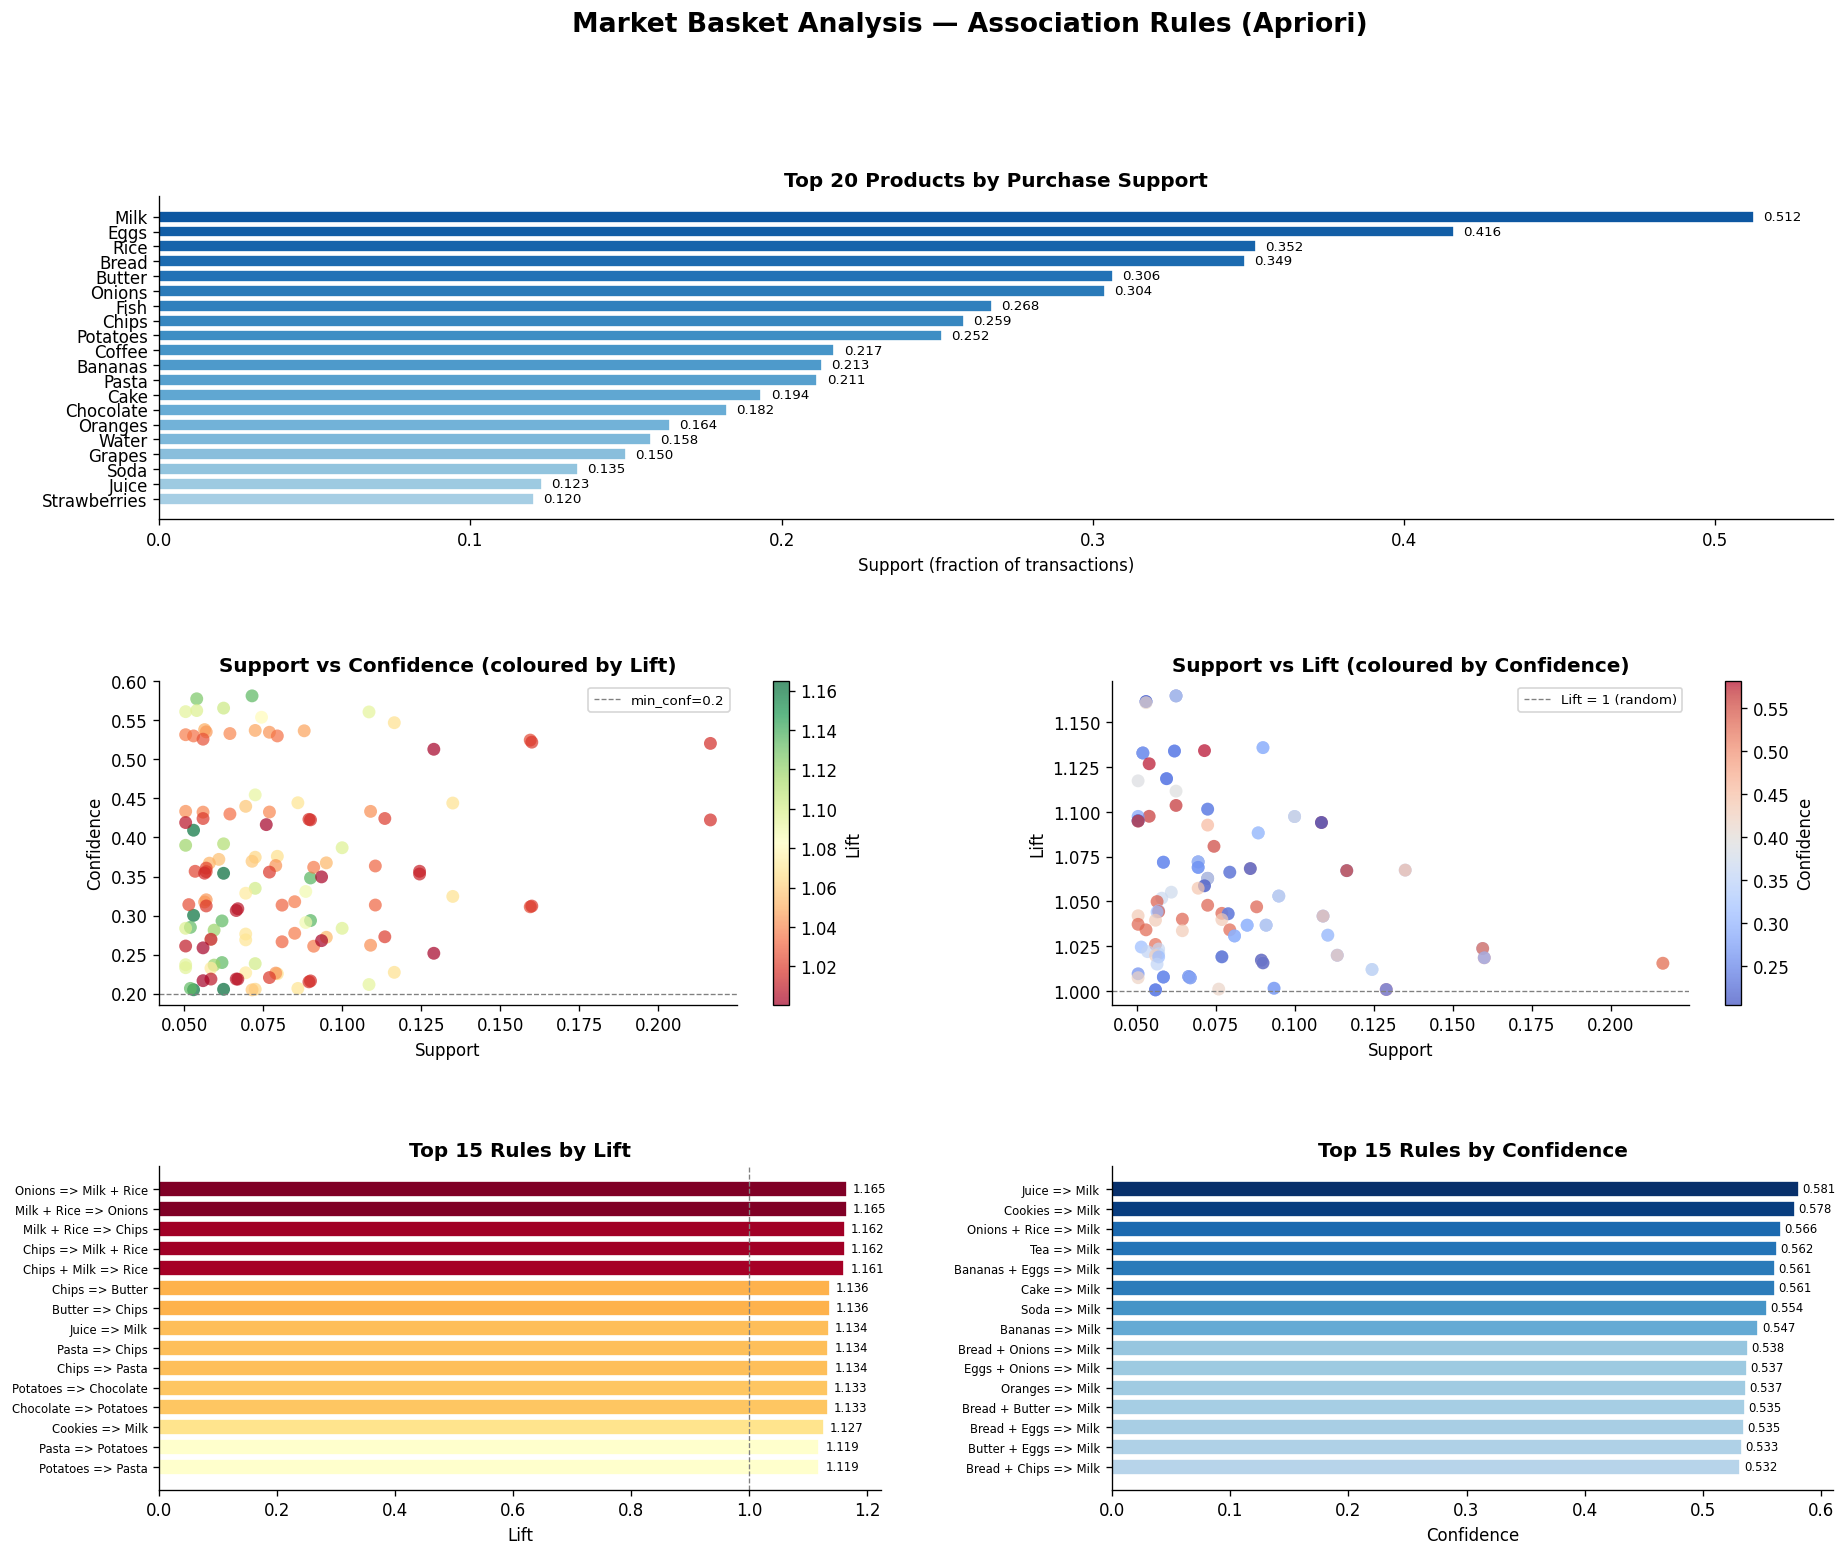

Write the Python code that produced this figure.
import sys
import io

sys.stdout = io.TextIOWrapper(sys.stdout.buffer, encoding="utf-8", errors="replace")

import numpy as np
import pandas as pd
import matplotlib
matplotlib.use("Agg")
import matplotlib.pyplot as plt
import matplotlib.gridspec as gridspec
import warnings
warnings.filterwarnings("ignore")

try:
    from mlxtend.frequent_patterns import apriori, association_rules
    from mlxtend.preprocessing import TransactionEncoder
except ImportError:
    print("[ERROR] mlxtend not found.")
    print("        Run: pip install mlxtend")
    sys.exit(1)

plt.rcParams.update({
    "figure.dpi": 120,
    "axes.spines.top": False,
    "axes.spines.right": False,
})

print("=" * 65)
print("  GROWFINIX ML INTERNSHIP - Task 4: Market Basket Analysis")
print("=" * 65)

print("\n[STEP 1] Generating supermarket transaction dataset ...")

np.random.seed(42)
N_TRANSACTIONS = 2000

products = [
    "Bread", "Butter", "Milk", "Eggs", "Cheese",
    "Yogurt", "Chicken", "Fish", "Rice", "Pasta",
    "Tomatoes", "Onions", "Potatoes", "Lettuce", "Carrots",
    "Apples", "Bananas", "Oranges", "Grapes", "Strawberries",
    "Coffee", "Tea", "Juice", "Soda", "Water",
    "Chips", "Cookies", "Chocolate", "Cake", "Soap",
]

def make_basket_probs():
    probs = np.random.uniform(0.05, 0.30, len(products))
    probs[products.index("Bread")]       *= 2.5
    probs[products.index("Milk")]        *= 2.2
    probs[products.index("Eggs")]        *= 2.0
    probs[products.index("Bananas")]     *= 1.8
    probs[products.index("Rice")]        *= 1.7
    return np.clip(probs, 0.05, 0.70)

base_probs = make_basket_probs()

def generate_basket(probs):
    chosen = [p for p, prob in zip(products, probs) if np.random.random() < prob]
    if not chosen:
        chosen = [np.random.choice(products)]
    return chosen

raw_transactions = []
for i in range(N_TRANSACTIONS):
    basket = generate_basket(base_probs)
    raw_transactions.append(basket)

df_raw = pd.DataFrame({
    "TransactionID": [f"T{i+1:04d}" for i in range(N_TRANSACTIONS)],
    "Items":         [", ".join(b) for b in raw_transactions],
})

print(f"  [OK] Dataset generated -> {df_raw.shape[0]} transactions, {len(products)} products")
print(f"\n  First 5 transactions:")
print(df_raw.head(5).to_string(index=False))

print("\n[STEP 2] Inspecting the dataset ...")

basket_sizes = [len(b) for b in raw_transactions]
print(f"\n  Total transactions  : {len(df_raw):,}")
print(f"  Unique products     : {len(products)}")
print(f"  Avg items per basket: {np.mean(basket_sizes):.2f}")
print(f"  Min items in basket : {min(basket_sizes)}")
print(f"  Max items in basket : {max(basket_sizes)}")
print(f"\n  Column dtypes:\n{df_raw.dtypes.to_string()}")
print(f"\n  Missing values : {df_raw.isnull().sum().sum()}")
print(f"  Duplicate rows : {df_raw.duplicated().sum()}")

print("\n[STEP 3] Cleaning the transaction data ...")

before = len(df_raw)
df_raw.drop_duplicates(inplace=True)
print(f"  Duplicate rows removed : {before - len(df_raw)}")

missing = df_raw.isnull().sum().sum()
if missing > 0:
    df_raw.dropna(inplace=True)
    print(f"  Rows with NaN dropped  : {missing}")
else:
    print("  No missing values found.")

df_raw["Items"] = df_raw["Items"].str.strip()
df_raw = df_raw[df_raw["Items"].str.len() > 0]
print(f"  [OK] Data is clean. Transactions remaining: {len(df_raw):,}")

print("\n[STEP 4] Preparing transaction data for market basket analysis ...")

transactions = [row.split(", ") for row in df_raw["Items"]]
transactions = [[item.strip() for item in basket if item.strip()] for basket in transactions]

item_counts = {}
for basket in transactions:
    for item in basket:
        item_counts[item] = item_counts.get(item, 0) + 1

item_freq = pd.Series(item_counts).sort_values(ascending=False)
print(f"\n  Top 15 most purchased products:")
print(f"  {'Product':<15} {'Count':>8} {'Support %':>10}")
print(f"  {'-'*38}")
for item, count in item_freq.head(15).items():
    supp = count / len(transactions) * 100
    print(f"  {item:<15} {count:>8,} {supp:>9.2f}%")

print("\n[STEP 5] Converting to binary (one-hot encoded) format ...")

te     = TransactionEncoder()
te_arr = te.fit(transactions).transform(transactions)
df_enc = pd.DataFrame(te_arr, columns=te.columns_)

print(f"  [OK] Encoded matrix shape: {df_enc.shape}")
print(f"  Columns (products): {list(df_enc.columns)}")
print(f"\n  Sample (first 3 rows, first 8 columns):")
print(df_enc.iloc[:3, :8].to_string())
print(f"\n  Item purchase rates (support):")
item_support = df_enc.mean().sort_values(ascending=False)
print(f"  {'Product':<15} {'Support':>8}")
print(f"  {'-'*26}")
for item, supp in item_support.head(10).items():
    print(f"  {item:<15} {supp:>8.4f}  ({supp*100:.2f}%)")

MIN_SUPPORT    = 0.05
MIN_CONFIDENCE = 0.20
MIN_LIFT       = 1.0

print(f"\n[STEP 6] Running Apriori algorithm ...")
print(f"  min_support    : {MIN_SUPPORT}  ({MIN_SUPPORT*100:.0f}% of transactions)")
print(f"  min_confidence : {MIN_CONFIDENCE} (for rules — Step 7)")
print(f"  min_lift       : {MIN_LIFT} (for rule filtering — Step 7)")

frequent_itemsets = apriori(
    df_enc,
    min_support=MIN_SUPPORT,
    use_colnames=True,
    max_len=4,
)
frequent_itemsets["length"] = frequent_itemsets["itemsets"].apply(len)
frequent_itemsets = frequent_itemsets.sort_values("support", ascending=False).reset_index(drop=True)

n_1 = len(frequent_itemsets[frequent_itemsets["length"] == 1])
n_2 = len(frequent_itemsets[frequent_itemsets["length"] == 2])
n_3 = len(frequent_itemsets[frequent_itemsets["length"] == 3])
n_4 = len(frequent_itemsets[frequent_itemsets["length"] >= 4])

print(f"\n  Frequent itemsets found : {len(frequent_itemsets):,}")
print(f"  Single-item  (1): {n_1}")
print(f"  Two-item     (2): {n_2}")
print(f"  Three-item   (3): {n_3}")
print(f"  Four-item+  (4+): {n_4}")

print(f"\n  Top 15 frequent itemsets by support:")
print(f"  {'Itemset':<40} {'Support':>8} {'Length':>7}")
print(f"  {'-'*58}")
for _, row in frequent_itemsets.head(15).iterrows():
    items_str = " + ".join(sorted(row["itemsets"]))
    print(f"  {items_str:<40} {row['support']:>8.4f} {row['length']:>7}")

print(f"\n[STEP 7] Generating association rules (metric=lift, min_threshold={MIN_LIFT}) ...")

rules = association_rules(
    frequent_itemsets,
    metric="lift",
    min_threshold=MIN_LIFT,
)

rules = rules[rules["confidence"] >= MIN_CONFIDENCE].copy()
rules = rules.sort_values("lift", ascending=False).reset_index(drop=True)

print(f"  [OK] Association rules generated: {len(rules):,}")

print("\n[STEP 8] Support, Confidence, and Lift — statistics overview ...")

print(f"\n  Metric       {'Min':>8} {'Mean':>8} {'Max':>8}")
print(f"  {'-'*38}")
for metric in ["support", "confidence", "lift"]:
    print(f"  {metric.capitalize():<12} "
          f"{rules[metric].min():>8.4f} "
          f"{rules[metric].mean():>8.4f} "
          f"{rules[metric].max():>8.4f}")

print(f"\n  Top 20 rules by LIFT  (sorted highest → lowest):")
print(f"  {'#':<3} {'Antecedent':<25} {'Consequent':<20} "
      f"{'Support':>9} {'Conf':>7} {'Lift':>7}")
print(f"  {'-'*75}")
for i, row in rules.head(20).iterrows():
    ant = " + ".join(sorted(row["antecedents"]))
    con = " + ".join(sorted(row["consequents"]))
    print(f"  {i+1:<3} {ant:<25} {con:<20} "
          f"{row['support']:>9.4f} {row['confidence']:>7.4f} {row['lift']:>7.4f}")

print("\n" + "=" * 65)
print("  STEP 9 — Product Relationships & Purchasing Patterns")
print("=" * 65)

strong_rules = rules[(rules["lift"] >= 1.5) & (rules["confidence"] >= 0.35)].copy()
print(f"\n  STRONG rules (lift >= 1.5 AND confidence >= 35%) : {len(strong_rules)}")

if len(strong_rules) > 0:
    print(f"\n  Strong association rules:")
    print(f"  {'Antecedent':<25} => {'Consequent':<20} "
          f"{'Support':>9} {'Conf':>7} {'Lift':>7}")
    print(f"  {'-'*72}")
    for _, row in strong_rules.head(15).iterrows():
        ant = " + ".join(sorted(row["antecedents"]))
        con = " + ".join(sorted(row["consequents"]))
        print(f"  {ant:<25} => {con:<20} "
              f"{row['support']:>9.4f} {row['confidence']:>7.4f} {row['lift']:>7.4f}")

top1_rule = rules.iloc[0]
print(f"\n  Top product pair by lift:")
ant = " + ".join(sorted(top1_rule["antecedents"]))
con = " + ".join(sorted(top1_rule["consequents"]))
print(f"  '{ant}'  =>  '{con}'")
print(f"  Support    : {top1_rule['support']:.4f}  ({top1_rule['support']*100:.2f}% of all transactions)")
print(f"  Confidence : {top1_rule['confidence']:.4f}  ({top1_rule['confidence']*100:.2f}%)")
print(f"  Lift       : {top1_rule['lift']:.4f}  (customers buying '{ant}' are "
      f"{top1_rule['lift']:.1f}x more likely to also buy '{con}')")

print(f"\n  High-confidence rules (conf >= 40%):")
high_conf = rules[rules["confidence"] >= 0.40].sort_values("confidence", ascending=False)
if len(high_conf) > 0:
    print(f"  {'Antecedent':<25} => {'Consequent':<20} {'Conf':>7} {'Lift':>7}")
    print(f"  {'-'*65}")
    for _, row in high_conf.head(10).iterrows():
        ant = " + ".join(sorted(row["antecedents"]))
        con = " + ".join(sorted(row["consequents"]))
        print(f"  {ant:<25} => {con:<20} {row['confidence']:>7.4f} {row['lift']:>7.4f}")
else:
    print("  None found at this threshold.")

print(f"\n  Rules by number of antecedent items:")
for length in [1, 2, 3]:
    subset = rules[rules["antecedents"].apply(len) == length]
    print(f"  {length}-item antecedents : {len(subset):>4} rules")

print("\n[STEP 10] Generating visualisations ...")

fig = plt.figure(figsize=(18, 14))
fig.suptitle("Market Basket Analysis — Association Rules (Apriori)",
             fontsize=16, fontweight="bold", y=0.99)
gs = gridspec.GridSpec(3, 2, figure=fig, hspace=0.50, wspace=0.32)

ax1 = fig.add_subplot(gs[0, :])
top_items = item_support.head(20)
colors = plt.cm.Blues(np.linspace(0.35, 0.85, len(top_items)))[::-1]
bars = ax1.barh(top_items.index[::-1], top_items.values[::-1], color=colors[::-1], edgecolor="white")
ax1.set_title("Top 20 Products by Purchase Support", fontweight="bold")
ax1.set_xlabel("Support (fraction of transactions)")
for bar, val in zip(bars, top_items.values[::-1]):
    ax1.text(bar.get_width() + 0.003, bar.get_y() + bar.get_height() / 2,
             f"{val:.3f}", va="center", fontsize=8)

ax2 = fig.add_subplot(gs[1, 0])
sc = ax2.scatter(rules["support"], rules["confidence"],
                 c=rules["lift"], cmap="RdYlGn", alpha=0.7,
                 s=60, edgecolors="none")
plt.colorbar(sc, ax=ax2, label="Lift")
ax2.set_title("Support vs Confidence (coloured by Lift)", fontweight="bold")
ax2.set_xlabel("Support")
ax2.set_ylabel("Confidence")
ax2.axhline(MIN_CONFIDENCE, color="gray", linestyle="--", linewidth=0.8, label=f"min_conf={MIN_CONFIDENCE}")
ax2.legend(fontsize=8)

ax3 = fig.add_subplot(gs[1, 1])
sc2 = ax3.scatter(rules["support"], rules["lift"],
                  c=rules["confidence"], cmap="coolwarm", alpha=0.7,
                  s=60, edgecolors="none")
plt.colorbar(sc2, ax=ax3, label="Confidence")
ax3.set_title("Support vs Lift (coloured by Confidence)", fontweight="bold")
ax3.set_xlabel("Support")
ax3.set_ylabel("Lift")
ax3.axhline(1.0, color="gray", linestyle="--", linewidth=0.8, label="Lift = 1 (random)")
ax3.legend(fontsize=8)

ax4 = fig.add_subplot(gs[2, 0])
top_rules = rules.head(15).copy()
rule_labels = [
    f"{' + '.join(sorted(r['antecedents']))} => {' + '.join(sorted(r['consequents']))}"
    for _, r in top_rules.iterrows()
]
short_labels = [l[:35] + "..." if len(l) > 35 else l for l in rule_labels]
colors_lift = plt.cm.YlOrRd(
    (top_rules["lift"].values - top_rules["lift"].min()) /
    (top_rules["lift"].max() - top_rules["lift"].min() + 1e-9)
)
bars4 = ax4.barh(range(len(top_rules))[::-1], top_rules["lift"].values,
                 color=colors_lift, edgecolor="white")
ax4.set_yticks(range(len(top_rules))[::-1])
ax4.set_yticklabels(short_labels, fontsize=7)
ax4.set_title("Top 15 Rules by Lift", fontweight="bold")
ax4.set_xlabel("Lift")
ax4.axvline(1.0, color="gray", linestyle="--", linewidth=0.8)
for bar, val in zip(bars4, top_rules["lift"].values):
    ax4.text(bar.get_width() + 0.01, bar.get_y() + bar.get_height() / 2,
             f"{val:.3f}", va="center", fontsize=7)

ax5 = fig.add_subplot(gs[2, 1])
top_conf_rules = rules.nlargest(15, "confidence").copy()
conf_labels = [
    f"{' + '.join(sorted(r['antecedents']))} => {' + '.join(sorted(r['consequents']))}"
    for _, r in top_conf_rules.iterrows()
]
short_conf = [l[:35] + "..." if len(l) > 35 else l for l in conf_labels]
colors_conf = plt.cm.Blues(
    (top_conf_rules["confidence"].values - top_conf_rules["confidence"].min()) /
    (top_conf_rules["confidence"].max() - top_conf_rules["confidence"].min() + 1e-9) * 0.7 + 0.3
)
ax5.barh(range(len(top_conf_rules))[::-1], top_conf_rules["confidence"].values,
         color=colors_conf, edgecolor="white")
ax5.set_yticks(range(len(top_conf_rules))[::-1])
ax5.set_yticklabels(short_conf, fontsize=7)
ax5.set_title("Top 15 Rules by Confidence", fontweight="bold")
ax5.set_xlabel("Confidence")
for i, val in enumerate(top_conf_rules["confidence"].values):
    ax5.text(val + 0.003, len(top_conf_rules) - 1 - i,
             f"{val:.3f}", va="center", fontsize=7)

plt.savefig("market_basket_analysis.png", bbox_inches="tight")
print("  [OK] Main plots saved to 'market_basket_analysis.png'")
plt.close()

fig2, axes2 = plt.subplots(1, 2, figsize=(16, 6))
fig2.suptitle("Market Basket Analysis — Itemset Size Distribution & Metric Heatmap",
              fontsize=13, fontweight="bold")

ax_left = axes2[0]
size_counts = frequent_itemsets["length"].value_counts().sort_index()
ax_left.bar(size_counts.index.astype(str), size_counts.values,
            color=["#2196F3", "#4CAF50", "#FF9800", "#F44336"][:len(size_counts)],
            edgecolor="white")
ax_left.set_title("Frequent Itemsets by Size", fontweight="bold")
ax_left.set_xlabel("Number of items in itemset")
ax_left.set_ylabel("Count")
for x, y in zip(size_counts.index.astype(str), size_counts.values):
    ax_left.text(x, y + 0.5, str(y), ha="center", fontweight="bold")

ax_right = axes2[1]
top20 = rules.head(20).copy().reset_index(drop=True)
heat_data = top20[["support", "confidence", "lift"]].copy()
heat_data["lift"] = heat_data["lift"] / heat_data["lift"].max()
rule_strs_short = [
    f"{' + '.join(sorted(r['antecedents'])[:1])}=>{' + '.join(sorted(r['consequents'])[:1])}"
    for _, r in top20.iterrows()
]
import seaborn as sns
sns.heatmap(heat_data.T, ax=ax_right, cmap="YlOrRd", annot=False,
            yticklabels=["Support", "Confidence", "Lift (norm)"],
            xticklabels=[f"R{i+1}" for i in range(len(top20))],
            linewidths=0.3)
ax_right.set_title("Metrics Heatmap — Top 20 Rules by Lift", fontweight="bold")
ax_right.set_xlabel("Rule")

plt.tight_layout()
plt.savefig("itemset_heatmap.png", bbox_inches="tight")
print("  [OK] Heatmap saved to 'itemset_heatmap.png'")
plt.close()

print("\n" + "=" * 65)
print("  FINAL SUMMARY")
print("=" * 65)
print(f"  Transactions          : {len(transactions):,}")
print(f"  Unique products       : {len(products)}")
print(f"  Min support used      : {MIN_SUPPORT}  ({MIN_SUPPORT*100:.0f}%)")
print(f"  Min confidence used   : {MIN_CONFIDENCE}  ({MIN_CONFIDENCE*100:.0f}%)")
print(f"  Frequent itemsets     : {len(frequent_itemsets):,}")
print(f"  Association rules     : {len(rules):,}")
print(f"  Strong rules (lift>=1.5, conf>=35%) : {len(strong_rules)}")
print(f"  {'─'*45}")
print(f"  Metric Statistics:    {'Min':>8} {'Mean':>8} {'Max':>8}")
print(f"  {'─'*45}")
for metric in ["support", "confidence", "lift"]:
    print(f"  {metric.capitalize():<20} "
          f"{rules[metric].min():>8.4f} "
          f"{rules[metric].mean():>8.4f} "
          f"{rules[metric].max():>8.4f}")
print(f"  {'─'*45}")
print(f"  Top rule by LIFT:")
ant = " + ".join(sorted(rules.iloc[0]["antecedents"]))
con = " + ".join(sorted(rules.iloc[0]["consequents"]))
print(f"  {ant}  =>  {con}")
print(f"  Support={rules.iloc[0]['support']:.4f}  "
      f"Confidence={rules.iloc[0]['confidence']:.4f}  "
      f"Lift={rules.iloc[0]['lift']:.4f}")
print("=" * 65)
print("\n  Output files:")
print("    market_basket_analysis.png  — Product support, scatter plots, top rules")
print("    itemset_heatmap.png         — Itemset size distribution & metrics heatmap")
print("=" * 65)
